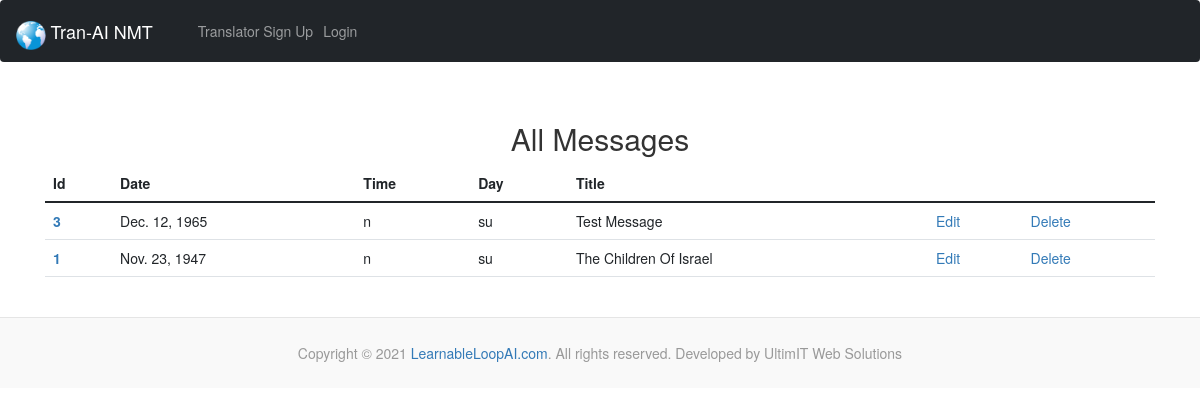
Screenshot of /messages/ with the database file from the repository.
### todproof/models.py (models this page shows, shortened)
class Message(models.Model):
  class TimeOfDay(models.TextChoices):
    NO_TOD = 'n', _('No Time Of Day')
    SUNRISE = 's', _('Sunrise')
    BREAKFAST = 'b', _('Breakfast')
    MORNING = 'x', _('Morning')
    AFTERNOON = 'y', _('Afternoon')
    EVENING = 'z', _('Evening')
  class DayOfWeek(models.TextChoices):
    SUNDAY = 'su', _('Sunday')
    MONDAY = 'mo', _('Monday')
    TUESDAY = 'tu', _('Tuesday')
    WEDNESDAY = 'we', _('Wednesday')
    THURSDAY = 'th', _('Thursday')
    FRIDAY = 'fr', _('Friday')
    SATURDAY = 'sa', _('Saturday')
  dod = models.DateField('Date Of Delivery')
  tod = models.CharField('Time Of Day', max_length=1, validators=[MinLengthValidator(1), MaxLengthValidator(1)], choices=TimeOfDay.choices, default=TimeOfDay.NO_TOD, blank=False,)
  dow = models.CharField('Day Of Week', max_length=2, choices=DayOfWeek.choices, default=DayOfWeek.SUNDAY, blank=False,)
  title = models.CharField('Document Title', max_length=64, blank=False,)
  descriptor = models.CharField('Descriptor', max_length=120, blank=False,)

### todproof/views.py (the view)
# urls.py: path('messages/', views.index_messages, name='index-messages'),
def index_messages(request):
  message_list = Message.objects.all().order_by('title')#sort by date instead of title
  return render(request, 'todproof/index_messages.html', {'message_list': message_list})

### todproof/templates/todproof/index_messages.html
{% extends 'todproof/base.html' %}
{% block content %}
<center><h2>All Messages</h2></center>
<table class="table table-hover">
  <thead>
    <tr>
      <th scope="col">Id</th>
      <th scope="col">Date</th>
      <th scope="col">Time</th>
      <th scope="col">Day</th>
      <th scope="col">Title</th>
      <th scope="col"></th>
      <th scope="col"></th>
    </tr>
  </thead>
  <tbody>
{% for message in message_list %}
    <tr>
      <th scope="row"><a href="{% url 'show-message' message.id %}">{{ message.id }}</a></th>
      <td>{{ message.dod }}</td>
      <td>{{ message.tod }}</td>
      <td>{{ message.dow }}</td>
      <td>{{ message.title }}</td>
      <td><a href="{% url 'update-message' message.id %}">Edit</a></td>
      <td><a href="{% url 'delete-message' message.id %}">Delete</a></td>
    </tr>
{% endfor %}
  </tbody>
</table>
{% endblock %}

### rows the page displays
Message: id "3", dod "Dec. 12, 1965", tod "n", dow "su", title "Test Message"
Message: id "1", dod "Nov. 23, 1947", tod "n", dow "su", title "The Children Of Israel"
